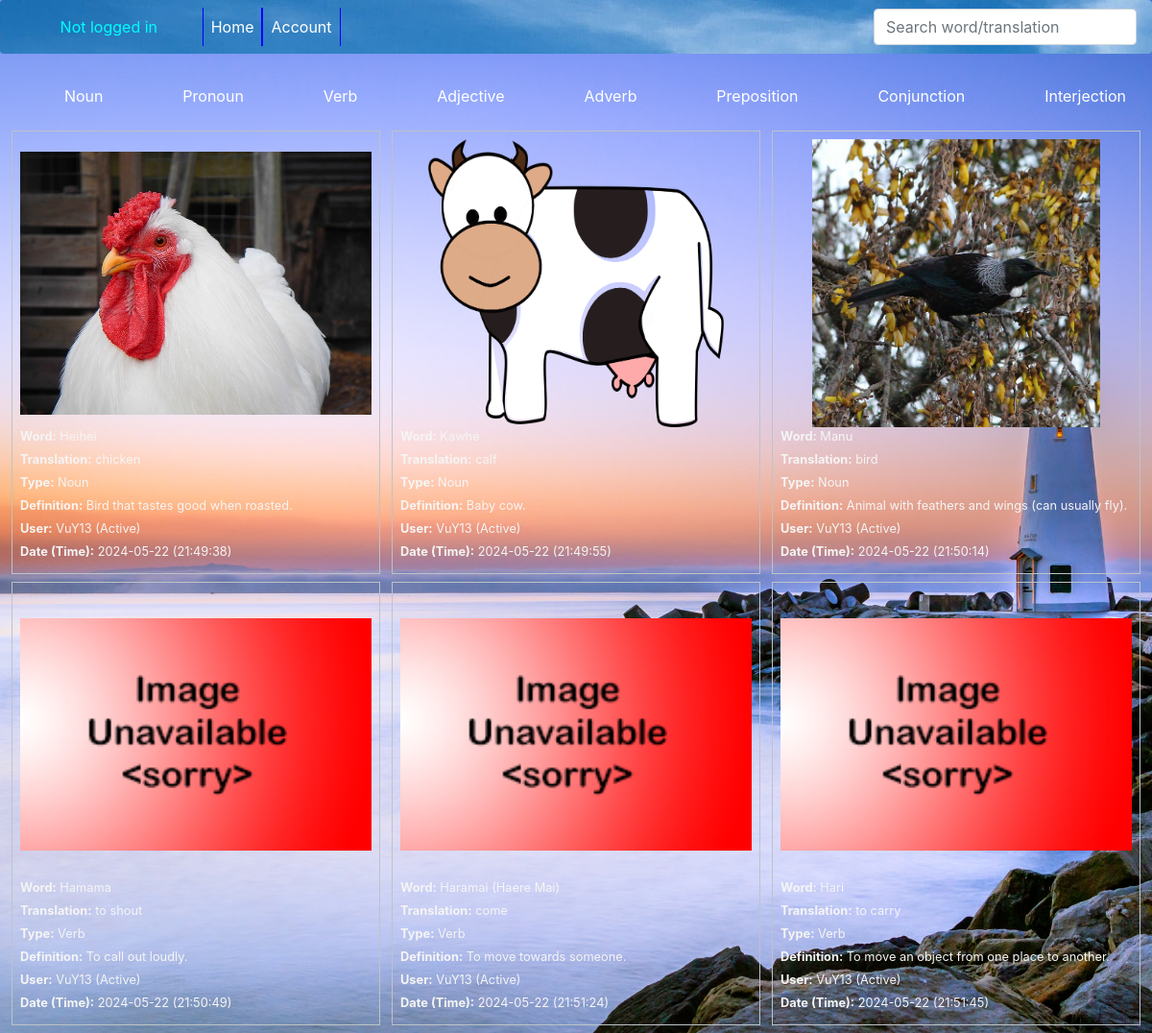
Before: / with the older database file.
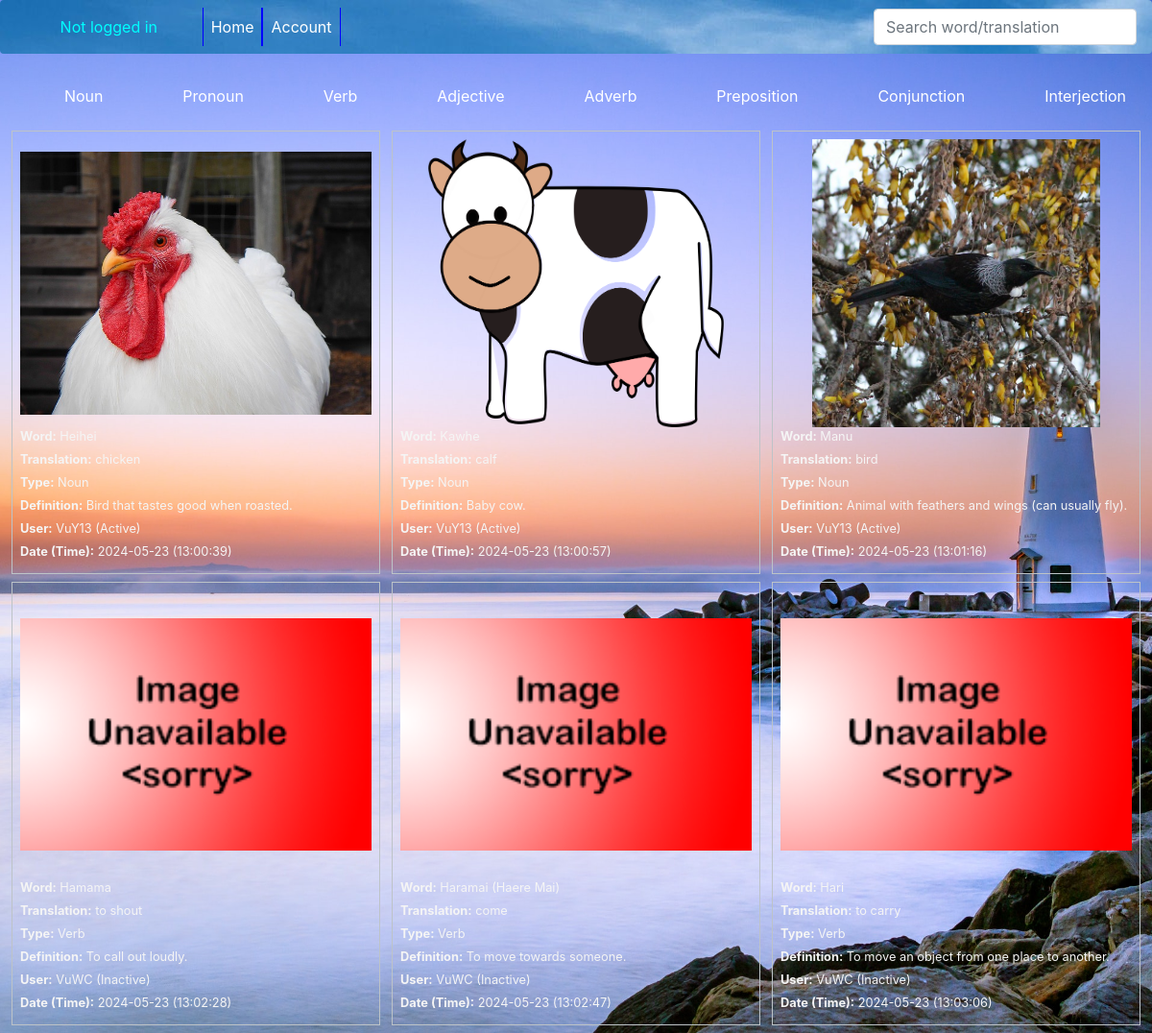
After: the same page with the newer database file.
### tables this page shows
CREATE TABLE types (
    type_id integer PRIMARY KEY,
    type_name text
);

CREATE TABLE records (
    record_id integer PRIMARY KEY,
    word_id integer,
    user_id integer
);

CREATE TABLE images (
    image_id integer PRIMARY KEY,
    image_name text
);

CREATE TABLE words (
    word_id integer PRIMARY KEY,
    word_name text,
    word_translation text,
    word_type integer,
    word_definition text,
    word_image integer
, word_date date, word_time time);

CREATE TABLE users(
    user_id integer PRIMARY KEY,
    user_fname text,
    user_lname text,
    user_username text,
    user_email text,
    user_pass text,
    user_category text,
    user_status text,
    UNIQUE (user_email)
);

### app.py (the view)
@app.route('/')
def render_all():
    word_tuple = execute(DATABASE, f'SELECT word_name, word_translation, type_name, word_definition, user_id, image_name, word_date, word_time, record_id FROM words INNER JOIN types ON words.word_type = types.type_id INNER JOIN records ON words.word_id = records.word_id INNER JOIN images ON words.word_image = images.image_id')
    username_dict = {}
    active_dict = {}
    user_tuple = execute(DATABASE, f'SELECT user_id, user_username, user_status FROM users')
    for user in user_tuple:
        username_dict[user[0]] = user[1]
        active_dict[user[0]] = user[2]
    count_list = []
    for i in range(len(word_tuple)):
        count_list.append(i+1)
    type_tuple = execute(DATABASE, f'SELECT type_id, type_name FROM types')
    return render_template('home.html', words_and_counts = zip(word_tuple, count_list), types = type_tuple, users = username_dict, active = active_dict, logged_in = is_logged_in(), log = logged(), teacher = status("Teacher"))

### app.py (called while the page is built)
def create_connection(db_file):
    try:
        connection = sqlite3.connect(db_file)
        return connection
    except Error as err:
        print(err)
    return None

def execute(db_file, query):
    con = create_connection(db_file)
    cur = con.cursor()
    cur.execute(query)
    fetched = cur.fetchall()
    con.commit()
    con.close()
    return fetched

def is_logged_in():
    if session.get('email') is None:
        return False
    else:
        return True

def logged():
    log = "Not logged in"
    if is_logged_in():
        log = f"{session.get('user_username')} ({session.get('user_category')})"
    return log

def status(category):
    if session.get('user_category') == category:
        return True

### templates/home.html (shortened to what this page needs)
{% extends 'base.html' %}
{% block content %}
<div class="words">
    {% for type in types %}
    <ul>
        <li><a class="nav-link" href="/type={{ type[1].lower() }}">{{ type[1] }}</a></li>
    </ul>
    {% endfor %}
</div>
<div class="words">
    {% for word, count in words_and_counts %}
    <div class="word-box">
        <div class="word-box-info">
            <div class="word-box-image"><center><img src="/static/images/{{ word[5] }}"></img></center></div>
            <p><strong>Word:</strong> {{ word[0] }}</p>
            <p><strong>Translation:</strong> {{ word[1] }}</p>
            <p><strong>Type:</strong> {{ word[2] }}</p>
            <p><strong>Definition:</strong> {{ word[3] }}</p>
            <p><strong>User:</strong> {{ users[word[4]] }} ({{ active[word[4]] }})</p>
            <p><strong>Date (Time):</strong> {{ word[6] }} ({{ word[7] }})</p>
        </div>
    </div>
    {% endfor %}
</div>
{% endblock %}

### templates/base.html (shortened to what this page needs)
<!DOCTYPE html>
<html lang="en">
<head>
    <link rel="stylesheet" href="https://stackpath.bootstrapcdn.com/bootstrap/4.4.1/css/bootstrap.min.css"
>
    <link rel="stylesheet" href="https://cdn.jsdelivr.net/npm/bootstrap-icons@1.6.0/font/bootstrap-icons.css"
>
    <link rel="stylesheet" href="https://use.fontawesome.com/releases/v5.5.0/css/all.css"
>
    <link rel="stylesheet" href="{{ url_for('static', filename='css/task.css') }}">
</head>
<body>
    <nav class="navbar navbar-expand-lg rounded" id="beach">
        <div class="col-md-2"><div style="color: cyan; text-align: center;">{{log}}</div></div>
        <div class="collapse navbar-collapse">
            <ul class="navbar-nav mr-auto">
                <li><a class="nav-link accbtn" href="/">Home</a></li>
                {% if logged_in %}
                {% if teacher %}
                <button class="nav-link accbtn" id="adm" onclick=alert("")><a href="#">Admin</a></button>
                <li><a class="nav-link admin" href="/add_word">Add Word</a></li>
                {% endif %}
                <button class="nav-link accbtn" id="acc" onclick=alert("")><a href="#">Account</a></button>
                <li><a class="nav-link account" href="#logout?" onclick=alert("logout")>Logout</a></li>
                <li><a class="nav-link account" href="#delete_account?" onclick=alert("delete_account")>Delete Account</a></li>
                <li><a class="nav-link account" href="/edit_account">Edit Account</a></li>
                {% else %}
                <button class="nav-link accbtn" id="acc"><a href="#">Account</a></button>
                {% endif %}
            </ul>
            <form class="form-inline my-2 my-md-0" action="/search">
                <input class="form-control" id="query" name="query" type="text" placeholder="Search word/translation" aria-label="Search">
            </form>
        </div>
    </nav>
    <br>
    {% block content %}{% endblock %}
</body>
</html>

### static/css/task.css (style rules this page uses)
body { background-image: url('../backgrounds/lighthouse.jpg'); background-size: cover; }
#beach { background-image: url('../backgrounds/beach.jpg'); }
.accbtn { border: none; outline: none; background: inherit; font-family: inherit; border-left: 1px solid blue; border-right: 1px solid blue; }
.words li { display: inline; }
.words { display: flex; flex-wrap: wrap; justify-content: space-evenly; }
.word-box { width: 32%; border: 1px solid rgba(189, 195, 199, 1.0); color: rgba(44, 62, 80, 1.0); margin-bottom: 0.5rem; }
.word-box-image img { width: 100%; height: 300px; object-fit: contain; overflow: hidden; }
.word-box-info { padding: 0.5rem; }
.word-box p { font-size: 0.8rem; margin-bottom: 0.3rem; color: whitesmoke; }

Changed rows visible on the page:
changed records "Heihei": word_date "2024-05-22" → "2024-05-23"; word_time "21:49:38" → "13:00:39"
now on this page (row edited): users: user_username "VuY13", user_status "Active"
changed records "calf": word_date "2024-05-22" → "2024-05-23"; word_time "21:49:55" → "13:00:57"
changed records "Manu": word_date "2024-05-22" → "2024-05-23"; word_time "21:50:14" → "13:01:16"
changed through a linked row, records "Hamama": word_date "2024-05-22" → "2024-05-23"; word_time "21:50:49" → "13:02:28"
changed users: user_username "VuY13" → "VuWC"; user_status "Active" → "Inactive"
changed through a linked row, records "Haramai (Haere Mai)": word_date "2024-05-22" → "2024-05-23"; word_time "21:51:24" → "13:02:47"
changed through a linked row, records "Hari": word_date "2024-05-22" → "2024-05-23"; word_time "21:51:45" → "13:03:06"
